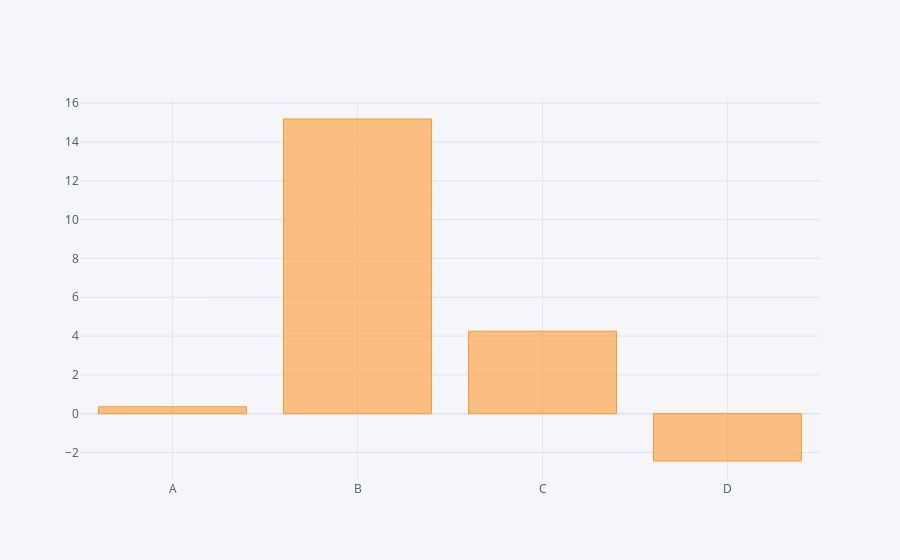

Source (notebook cell):
### Code cell
df.sum().iplot(kind = 'bar')

### Figure 1 — Plotly figure (JSON) as saved in the notebook; plotly's stock layout.template omitted (floating-point values rounded to 4 significant figures)
{"data": [{"marker": {"color": "rgba(255, 153, 51, 0.6)", "line": {"color": "rgba(255, 153, 51, 1.0)", "width": 1}}, "name": "None", "orientation": "v", "text": "", "type": "bar", "x": ["A", "B", "C", "D"], "y": [0.3557, 15.19, 4.248, -2.439]}], "layout": {"legend": {"bgcolor": "#F5F6F9", "font": {"color": "#4D5663"}}, "paper_bgcolor": "#F5F6F9", "plot_bgcolor": "#F5F6F9", "title": {"font": {"color": "#4D5663"}}, "xaxis": {"gridcolor": "#E1E5ED", "showgrid": true, "tickfont": {"color": "#4D5663"}, "title": {"font": {"color": "#4D5663"}, "text": ""}, "zerolinecolor": "#E1E5ED"}, "yaxis": {"gridcolor": "#E1E5ED", "showgrid": true, "tickfont": {"color": "#4D5663"}, "title": {"font": {"color": "#4D5663"}, "text": ""}, "zerolinecolor": "#E1E5ED"}}}
